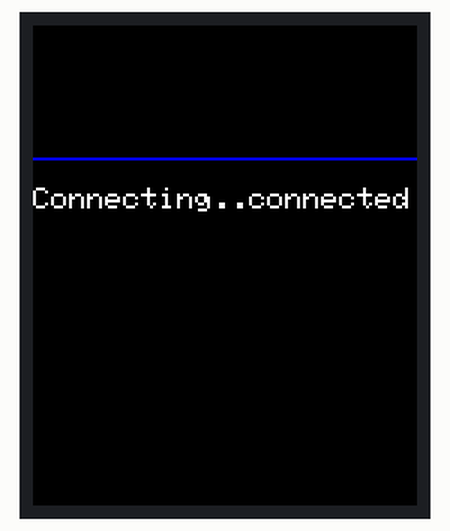
Bench run of a sketch on a simulated ESP8266 (NodeMCU). Parts: 128×160 colour display. WiFi joins after 1.5 s; servers stay silent unless stated; network time is answered at once with the bench clock; the local clock reads 2024-03-15 10:24:30 at power-on unless the sketch sets it; what the sketch prints to the serial monitor is not drawn.

Above: at 1.7 s.
At 3.92 s:
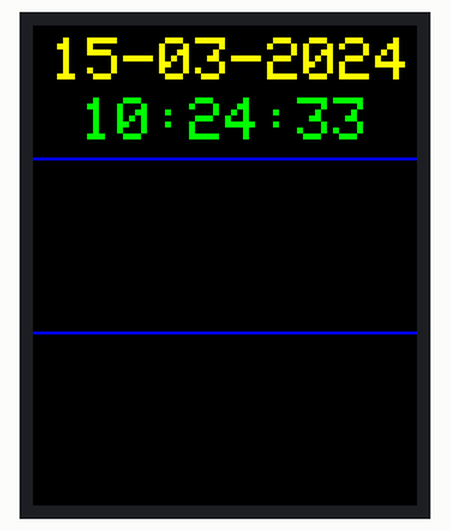
At 8.1 s:
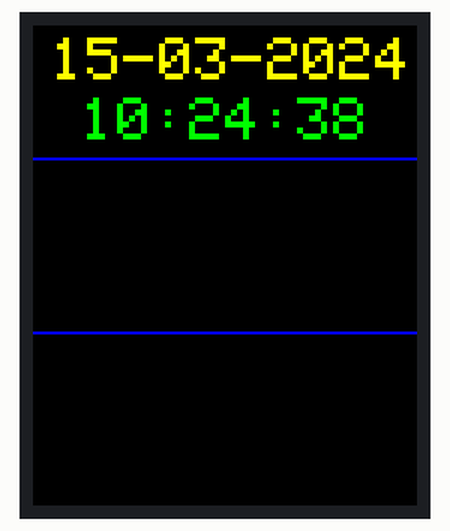
At 13.1 s:
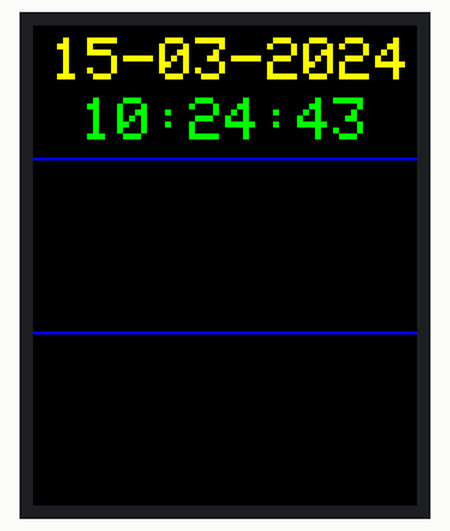
At 21.2 s:
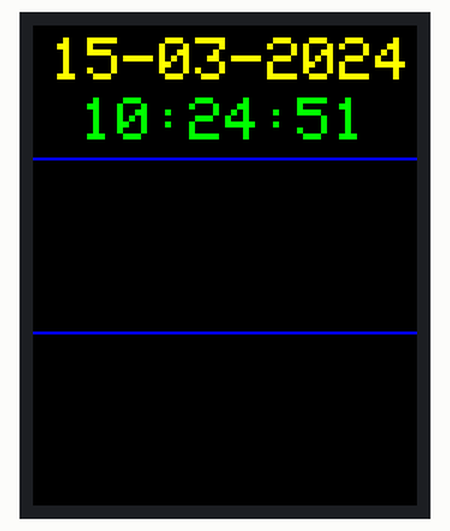
At 38.2 s:
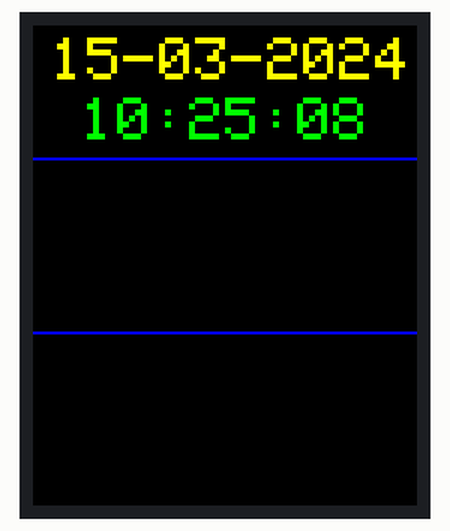

Measured:
- what the display in image 0 shows lasts 2.0 s, from 1.7 s to 3.7 s
- what the display in image 1 shows lasts 0.4 s, from 3.7 s to 4.1 s
- what the display in image 2 shows lasts 1.0 s, from 8.1 s to 9.1 s

The sketch:

Time_Display.ino
```cpp
// (licence header left out)
#include <ESP8266WiFi.h>
#include <WiFiUdp.h>
#include <NTPClient.h>        // include NTPClient library
#include <TimeLib.h>          // Include Arduino time library
#include <Adafruit_GFX.h>     // include Adafruit graphics library
#include <Adafruit_ST7735.h>  // include Adafruit ST7735 TFT library

// ST7735 TFT module connections
#define TFT_RST   D4     // TFT RST pin is connected to NodeMCU pin D4 (GPIO2)
#define TFT_CS    D3     // TFT CS  pin is connected to NodeMCU pin D3 (GPIO0)
#define TFT_DC    D0     // TFT DC  pin is connected to NodeMCU pin D2 (GPIO4)
// initialize ST7735 TFT library with hardware SPI module
// SCK (CLK) ---> NodeMCU pin D5 (GPIO14)
// MOSI(DIN) ---> NodeMCU pin D7 (GPIO13)
Adafruit_ST7735 tft = Adafruit_ST7735(TFT_CS, TFT_DC, TFT_RST);

// set WiFi network SSID and password
const char *ssid     = "Dalvi 2.4GHz";
const char *password = "anishaditi";

WiFiUDP ntpUDP;

// 'time.nist.gov' is used (default server) with +1 hour offset (3600 seconds) 60 seconds (60000 milliseconds) update interval
NTPClient timeClient(ntpUDP, "time.nist.gov", 19800, 60000);
unsigned long unix_epoch;

void setup(void)
{
  Serial.begin(9600);
  tft.initR(INITR_BLACKTAB);     // initialize a ST7735S chip, black tab
  tft.fillScreen(ST7735_BLACK);  // fill screen with black color
  tft.drawFastHLine(0, 44,  tft.width(), ST7735_BLUE);    // draw horizontal blue line at position (0, 44)
  tft.setTextColor(ST7735_WHITE, ST7735_BLACK);     // set text color to white and black background
  tft.setTextSize(1);                 // text size = 1
  tft.setCursor(19, 10);              // move cursor to position (43, 10) pixel
  //tft.print("ESP8266 NodeMCU");
  tft.setCursor(4, 27);               // move cursor to position (4, 27) pixel
  //tft.print("Wi-Fi Internet Clock");

  WiFi.begin(ssid, password);
  Serial.print("Connecting.");
  tft.setCursor(0, 54);              // move cursor to position (4, 27) pixel
  tft.print("Connecting..");
  while ( WiFi.status() != WL_CONNECTED ) {
    delay(500);
    Serial.print(".");
  }
  Serial.println("connected");
  tft.print("connected");
  delay(2000);
  tft.fillRect(0, 54, tft.width(), 8, ST7735_BLACK);

  tft.drawFastHLine(0, 102, tft.width(), ST7735_BLUE);  // draw horizontal blue line at position (0, 102)
  tft.setTextSize(2);                                   // text size = 2
  tft.setTextColor(ST7735_MAGENTA, ST7735_BLACK);       // set text color to magenta and black background
  tft.setCursor(37, 112);                               // move cursor to position (37, 112) pixel
  //tft.print("TIME:");

  timeClient.begin();
}

void RTC_display()
{
  // print date
  tft.setCursor(6, 4);
  tft.setTextColor(ST7735_YELLOW, ST7735_BLACK);     // set text color to yellow and black background
  tft.printf( "%02u-%02u-%04u", day(unix_epoch), month(unix_epoch), year(unix_epoch) );
  // print time
  tft.setCursor(16, 24);
  tft.setTextColor(ST7735_GREEN, ST7735_BLACK);     // set text color to green and black background
  tft.printf( "%02u:%02u:%02u", hour(unix_epoch), minute(unix_epoch), second(unix_epoch) );
}

// main loop
void loop()
{
  timeClient.update();
  unix_epoch = timeClient.getEpochTime();   // get UNIX Epoch time

  RTC_display();
  delay(200);    // wait 200ms

}

// end of code.
```
